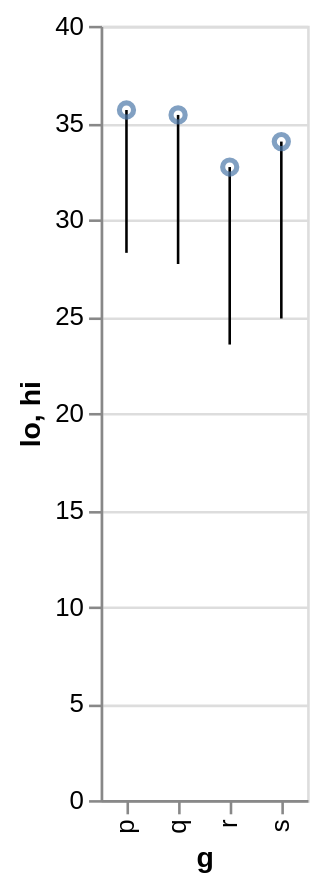

Write the Vega-Lite specification saved for this chart.
### Vega-Lite specification from a JSON file in a GitHub repository (floating-point values rounded to 4 significant figures)
{"$schema": "https://vega.github.io/schema/vega-lite/v6.json", "data": {"values": [{"g": "r", "h": "x", "v": 28.01}, {"g": "p", "h": "y", "v": 31.54}, {"g": "p", "h": "x", "v": 38.3}, {"g": "p", "h": "x", "v": 31.99}, {"g": "p", "h": "y", "v": 39.62}, {"g": "q", "h": "x", "v": 33.75}, {"g": "s", "h": "x", "v": 32.44}, {"g": "q", "h": "y", "v": 29.63}, {"g": "s", "h": "x", "v": 19.93}, {"g": "q", "h": "x", "v": 27.37}, {"g": "q", "h": "y", "v": 40.33}, {"g": "p", "h": "x", "v": 37.25}, {"g": "s", "h": "y", "v": 31.52}, {"g": "s", "h": "y", "v": 21.17}, {"g": "r", "h": "x", "v": 33.41}, {"g": "q", "h": "x", "v": 18.08}, {"g": "r", "h": "y", "v": 39.15}, {"g": "r", "h": "x", "v": 20.86}, {"g": "p", "h": "y", "v": 33.73}, {"g": "s", "h": "y", "v": 36.3}, {"g": "p", "h": "x", "v": 30.95}, {"g": "r", "h": "y", "v": 19.61}, {"g": "r", "h": "y", "v": 22.26}, {"g": "p", "h": "y", "v": 25.75}, {"g": "s", "h": "x", "v": 41.55}, {"g": "s", "h": "y", "v": 34.63}, {"g": "s", "h": "y", "v": 38.81}, {"g": "q", "h": "x", "v": 31.26}, {"g": "s", "h": "x", "v": 31.31}, {"g": "q", "h": "y", "v": 36.46}, {"g": "s", "h": "y", "v": 37.64}, {"g": "r", "h": "x", "v": 34.24}, {"g": "s", "h": "y", "v": 23.65}, {"g": "s", "h": "x", "v": 7.41}, {"g": "q", "h": "x", "v": 32.6}, {"g": "q", "h": "x", "v": 35.2}, {"g": "s", "h": "x", "v": 29.94}, {"g": "s", "h": "y", "v": 30.72}, {"g": "r", "h": "x", "v": 26.48}, {"g": "p", "h": "y", "v": 21.03}]}, "transform": [{"aggregate": [{"op": "ci0", "field": "v", "as": "lo"}, {"op": "ci1", "field": "v", "as": "hi"}], "groupby": ["g"]}], "layer": [{"mark": "rule", "encoding": {"x": {"field": "g", "type": "nominal"}, "y": {"field": "lo", "type": "quantitative"}, "y2": {"field": "hi"}}}, {"mark": "point", "encoding": {"x": {"field": "g", "type": "nominal"}, "y": {"field": "hi", "type": "quantitative"}}}]}
